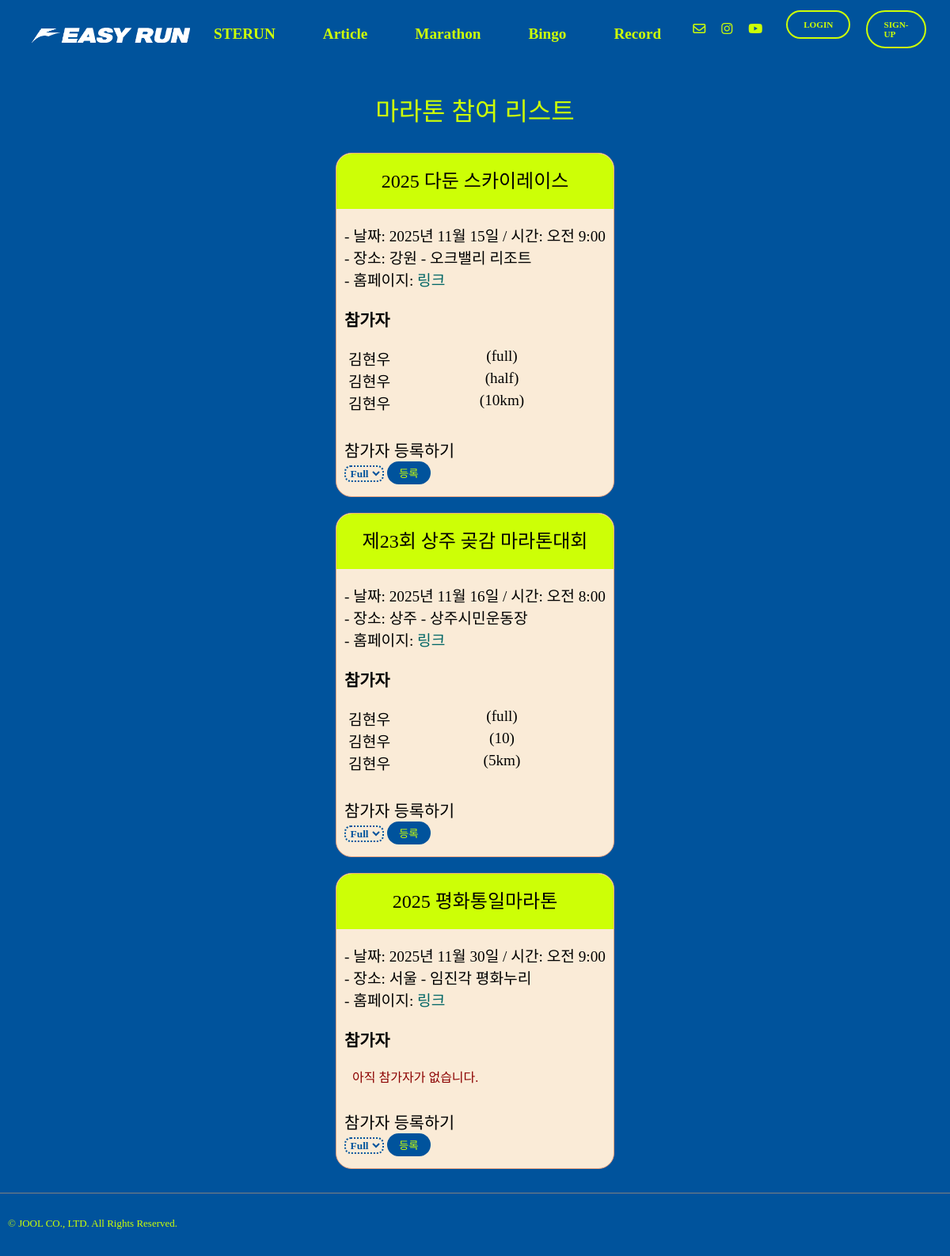
The page /marathon/ on the database as committed earlier.
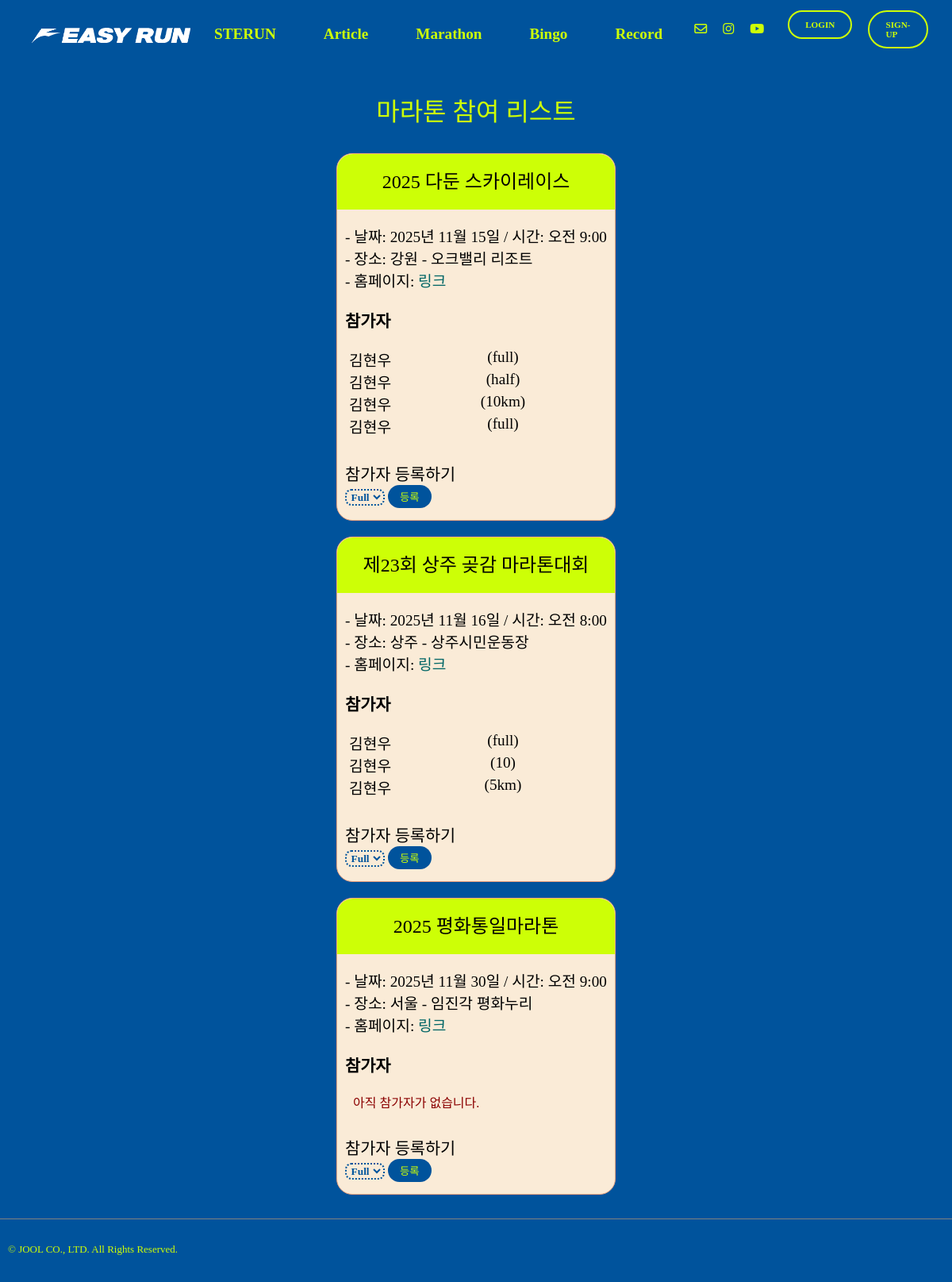
The same page on the database as committed later.
### marathon/models.py (models this page shows, shortened)
class MarathonEvent(models.Model):
    marathon_id = models.AutoField(primary_key=True)
    title = models.CharField(max_length=100, blank=False, null=False)
    date = models.DateField()
    time = models.TimeField()
    location_city = models.CharField(max_length=50)
    location_cource = models.CharField(max_length=50)
    url = models.URLField()
    def __str__(self):
        return str(self.title)

class MarathonReg(models.Model):
    regis_id = models.AutoField(primary_key=True)
    marathon = models.ForeignKey(MarathonEvent, on_delete=models.CASCADE)
    distance = models.CharField(max_length=10, blank=False, null=False)
    user = models.ForeignKey(settings.AUTH_USER_MODEL, on_delete=models.CASCADE)

### marathon/views.py (the view)
# urls.py: path("", views.marathon_list, name="marathon_list"),
def marathon_list(request):
    events = MarathonEvent.objects.prefetch_related(
        'marathonreg_set__user'   # 역참조 + user까지 미리 가져오기
    )
    print(events)
    context = {
        'events': events,
    }
    return render(request, 'marathon.html', context)

### templates/marathon.html (shortened to what this page needs)
{% extends "base.html" %}
{% load static %}
{% block content %}
  <div class="article-top-space"></div>
  <div class="marathon-page">
    <div class="marathon-list">
      <div>
        <p class="page-title">마라톤 참여 리스트</p>
      </div>
      {% for event in events %}
        <div class="card-1">
          <div class="marathon-title">{{ event.title }}</div>
          <p class="marathon-desc">
            - 날짜:
            {{ event.date }}
            / 시간:
            {{ event.time }}<br>
            - 장소:
            {{ event.location_city }}
            -
            {{ event.location_cource }}<br>
            - 홈페이지:
            <a href="{{ event.url }}" target="_blank" class="text-aqua">
              링크</a>
          </p>
          <h3 class="text-black">참가자</h3>
          {% for reg in event.marathonreg_set.all %}
            <div class="marathon-parti flex-row">
              <div class="flex-row-item indent-5">{{ reg.user.last_name }}{{ reg.user.first_name }}</div>
              <div class="flex-row-item">({{ reg.distance }})</div>
            </div>
            {% empty %}
            <p class="empty-parti">아직 참가자가 없습니다.</p>
          {% endfor %}
          <div class="parti-sec">
            <div class="text-black">참가자 등록하기</div>
            <form method="post" action="{% url 'marathon:parti_me' event.marathon_id %}" class="marathon-form">
              <select name="distance" class="dist-filter">
                <option value="full">Full</option>
              </select>
              <button type="submit" class="marathon-btn">등록</button>
            </form>
          </div>
        </div>
      {% endfor %}
    </div>
  </div>
{% endblock content %}

Rows that differ between the two databases and show on the page:
added MarathonReg: user.last_name "김", user.first_name "현우", distance "full", shown under MarathonEvent "2025 다둔 스카이레이스"
